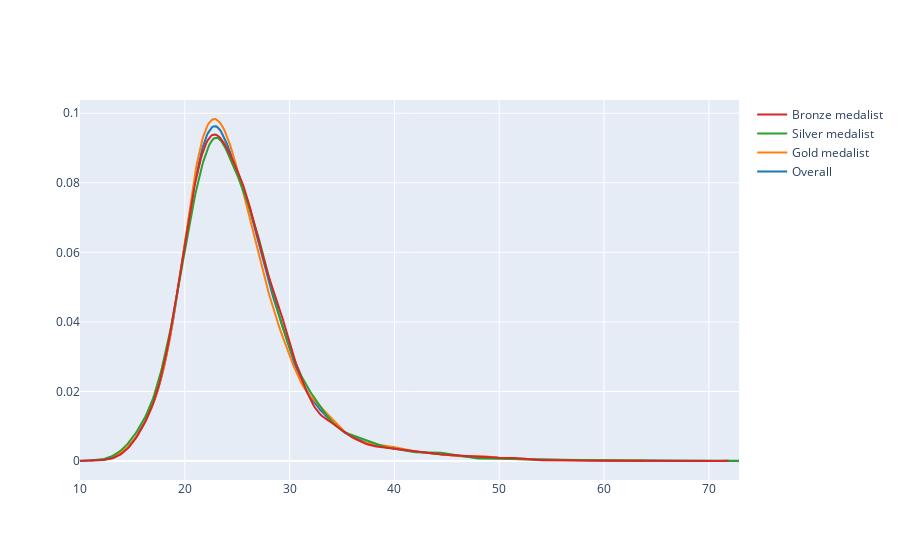

Here is the notebook cell this chart was saved with:
### Code cell
fig =ff.create_distplot([x1,x2,x3,x4],['Overall','Gold medalist','Silver medalist','Bronze medalist'],show_hist=False,show_rug=False)
fig.show()

### Figure 1 — Plotly figure (JSON) as saved in the notebook; plotly's stock layout.template omitted (floating-point values rounded to 4 significant figures; data arrays with more than 128 entries replaced by an {"elided": "..."} marker saying what was removed)
{"data": [{"legendgroup": "Overall", "marker": {"color": "rgb(31, 119, 180)"}, "mode": "lines", "name": "Overall", "showlegend": true, "type": "scatter", "x": {"elided": "500 float values"}, "xaxis": "x", "y": {"elided": "500 float values"}, "yaxis": "y"}, {"legendgroup": "Gold medalist", "marker": {"color": "rgb(255, 127, 14)"}, "mode": "lines", "name": "Gold medalist", "showlegend": true, "type": "scatter", "x": {"elided": "500 float values"}, "xaxis": "x", "y": {"elided": "500 float values"}, "yaxis": "y"}, {"legendgroup": "Silver medalist", "marker": {"color": "rgb(44, 160, 44)"}, "mode": "lines", "name": "Silver medalist", "showlegend": true, "type": "scatter", "x": {"elided": "500 float values"}, "xaxis": "x", "y": {"elided": "500 float values"}, "yaxis": "y"}, {"legendgroup": "Bronze medalist", "marker": {"color": "rgb(214, 39, 40)"}, "mode": "lines", "name": "Bronze medalist", "showlegend": true, "type": "scatter", "x": {"elided": "500 float values"}, "xaxis": "x", "y": {"elided": "500 float values"}, "yaxis": "y"}], "layout": {"barmode": "overlay", "hovermode": "closest", "legend": {"traceorder": "reversed"}, "xaxis": {"anchor": "y2", "domain": [0, 1], "zeroline": false}, "yaxis": {"anchor": "free", "domain": [0, 1], "position": 0}}}
